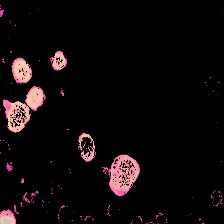
#> input picture ml_leukemia/test_image_benign.jpg, 224 x 224 px
$ jupyter execute image_pre_playground.ipynb
#> lines starting #> are read from the running program, lines starting #| are printed output that depends on the picture
[cell 1]
from PIL import Image
import numpy as np
import pandas as pd

[cell 2]
img = Image.open("test_image_benign.jpg")
#> img is the input picture: PIL image 224x224 RGB; mean R, G, B 14.8, 9.2, 10.2
img

[cell 3]
img.size
#> Out = (224, 224)

[cell 4]
img.getpixel([0,0])
#> Out = (0, 1, 0)

[cell 5]
img.getdata()

[cell 6]
img.size
#> Out = (224, 224)

[cell 7]
width,height = img.size
#> width = 224; height = 224

[cell 8]
grey_img = img.convert('L')
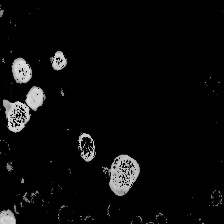
#> grey_img: PIL image 224x224 L; min 0, max 223, mean 11
grey_img

[cell 9]
pixels = list(grey_img.getdata()) # this line is good
#> pixels = 50176 items

[cell 10]
pix_array = np.array(pixels)
pix_array.shape
#> Out = (50176,)

[cell 11]
pix_flat = pix_array.flatten()
pix_flat

[cell 12]
pix_flat.shape
#> Out = (50176,)

[cell 13]
pix_flat_normal = pix_flat/255

[cell 14]
img_data = pd.DataFrame(pix_flat_normal.reshape(1,-1))
#> img_data = table of 1 rows and 50176 columns

[cell 15]
img_data
#> Out = table of 1 rows and 50176 columns

[cell 16]
img_data['diagnosis'] = 'benign'

[cell 17]
img_data
#> Out = table of 1 rows and 50177 columns
